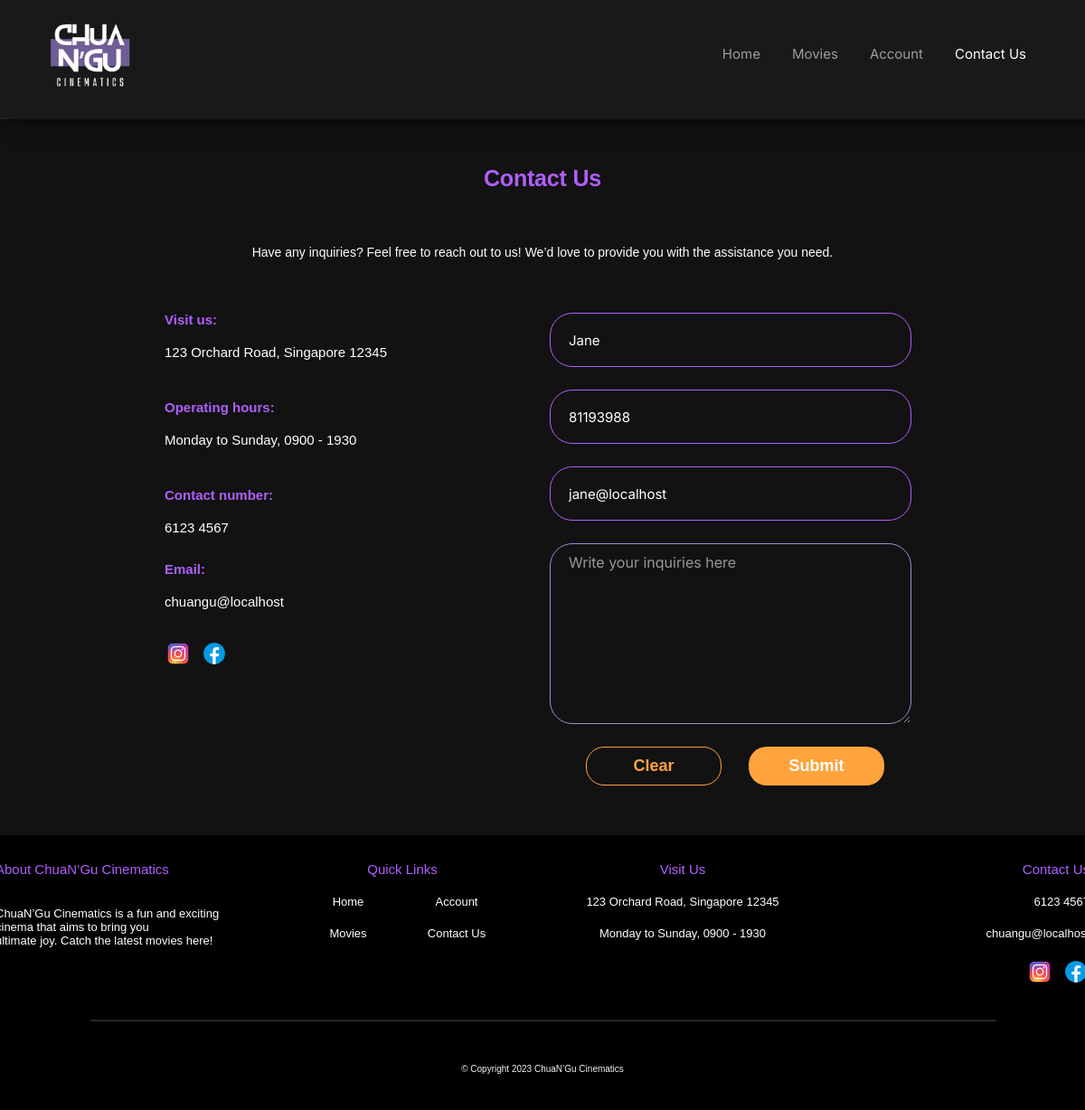
/contact.php (signed in), run on the app's committed database.
### tables this page shows
CREATE TABLE `memberlist` (
  `member_id` int(10) UNSIGNED NOT NULL,
  `member_name` char(25) NOT NULL,
  `member_password` char(25) NOT NULL,
  `member_email` char(255) NOT NULL,
  `member_hp` char(20) NOT NULL,
  `member_card` char(25) NOT NULL,
  `register_date` char(20) NOT NULL
);

### contact.php (the view, shortened to what this page needs)
<?php
include "connectdb.php";
	?>
	<?php
$curinfo = array();
$curinfo['member_name'] = "";
$curinfo['member_email'] = "";
$curinfo['member_hp'] = "";
if (isset($_SESSION['member_id'])) {
	$query = "select * from memberlist where member_id = ".$_SESSION['member_id'];
	$result = $db->query($query);
	$num_row = $result->num_rows;
	if ($num_row != 0) {
		$curinfo = $result->fetch_assoc();
	}
}
?>
<html lang="en">
<head>
	<link rel="stylesheet" href="css/contact.css">
</head>
<body>
	<div class="container-home">
		<div id="header">
	      	<div class="main-container">
		        <div id="logo">
		          <a href="index.php">
		            <img src="image/ie4717.png" title="4717">
		          </a>
		        </div>
		        <div id="top-right">
		          <ul class="nav-home">
		            <li><a href="index.php">Home</a></li>
		            <li><a href="index.php#movies">Movies</a></li>
		            <li><a href="member.php">Account</a></li>
		            <li><a href="contact.php" style="color: #FFFFFF;">Contact Us</a></li>
		          </ul>
		        </div>
	        </div>
	    </div>
	</div>
	<div id="contact">
      <div class="labelHeader">Contact Us</div>
      <p class="contactDesc">
        Have any inquiries? Feel free to reach out to us! We’d love to provide you with the assistance you need.
      </p>
      <div class="contactcontainer">
        <div class="contactInfo">
          <div class="contactItems">
            <div class="contactLabel">Visit&nbsp;us:</div>
            <p class="contactContent">123&nbsp;Orchard Road,&nbsp;Singapore&nbsp;12345</p>
          </div>
          <div class="contactItems">
            <div class="contactLabel">Operating&nbsp;hours:</div>
            <p class="contactContent">Monday&nbsp;to&nbsp;Sunday,&nbsp;0900&nbsp;-&nbsp;1930</p>
          </div>
          <div class="contactItems">
            <div class="contactLabel">Contact&nbsp;number:</div>
            <div class="contactContent">6123&nbsp;4567</div>
          </div>
          <div class="contactItems">
            <div class="contactLabel">Email:</div>
            <div class="contactContent">chuangu@localhost</div>
          </div>
          <div class="contactItems">
          	<div class="socialsContact">
							<img src="image/insta.png" title="insta">
							<img src="image/fb.png" title="fb">
	    			</div>
          </div>
        </div>
        <div class="contactForm">
			<form id="commentForm" method="post" action="contact.php">
				<div class="contactFormField">
					<div class="contactFormIndiv">
						<input type="text" class="form-control" name="contactName" id="contactName" placeholder="Enter your name" required value = "<?php echo $curinfo['member_name']; ?>" onchange="chkContactName()">
					</div>
					<div class="contactFormIndiv">
						<input type="text" class="form-control" name="contactPhone" id="contactPhone" placeholder="Enter your phone number" required value = "<?php echo $curinfo['member_hp']; ?>" onchange="chkContactHp()">
					</div>
					<div class="contactFormIndiv">
						<input type="text" class="form-control" name="contactEmail" id="contactEmail" placeholder="Enter your email" required value = "<?php echo $curinfo['member_email']; ?>" onchange="chkContactEmail()">
					</div>
					<div class="contactFormIndiv">
						<textarea name="contactComment" id="contactComment" rows="4" cols="50" placeholder="Write your inquiries here" required onchange="chkContactComment()"></textarea>
					</div>
				</div>
				<div class="div-5">
					<button type="reset" class="reset" id="reset">Clear</button>
					<button type="button" class="submitbutton" id="submitbutton" onclick="commentSubmit()">Submit</button>
				</div>
      		</form>
        </div>
      </div>
    </div>
    <footer>
	    <div id="footer">
	      <div class="footercontent">
	        <div class="footersection1">
	          <div class="footerLabel">About ChuaN’Gu Cinematics</div>
	          <p class="footerdesc"> ChuaN’Gu Cinematics is a fun and exciting cinema that aims to bring you<br/>ultimate joy. Catch the latest
	            movies here!
	          </p>
	        </div>
	        <div class="footersectionmid">
				<div class="footerLabel">Quick Links</div>
				<div class="footersectionmid1">
					<div class="footersectioncol">
						<div class="footerdesc1">
							<a href="index.php">Home</a>
						</div>
						<div class="footerdesc1">
							<a href="index.php#movies">Movies</a>
						</div>
					</div>
					<div class="footersectioncol">
						<div class="footerdesc1">
							<a href="member.php">Account</a>
						</div>
						<div class="footerdesc1">
							<a href="contact.php">Contact Us</a>
						</div>
					</div>
				</div>
	        </div>
	        <div class="footersectionmid">
				<div class="footerLabel">Visit Us</div>
				<p class="footerdesc">123 Orchard Road, Singapore 12345</p>
				<p class="footerdesc">Monday to Sunday, 0900 - 1930</p>
	        </div>
	        <div class="footersection2">
			  	<div class="footerLabel">Contact Us</div>
			  	<div class="footerdesc">6123 4567</div>
			  	<div class="footerdesc">chuangu@localhost</div>
				<div class="socials">
					<img src="image/insta.png" title="insta"  width="30px" height="30px">
					<img src="image/fb.png" title="fb"  width="30px" height="30px">
				</div>
	        </div>
	      </div>
	      <hr>
	      <p class="copyright">&copy Copyright 2023 ChuaN’Gu Cinematics</p>
	    </div>
    </footer>
</body>
</html>

### css/contact.css (style rules this page uses)
#contact { margin-top: 50px; display: inline-flex; flex-direction: column; align-items: center; gap: 45px; position: relative; }
#contact .labelHeader { position: relative; width: fit-content; font-family: "Inter-Bold", Helvetica; font-weight: 700; color: #B15EFF; font-size: 25px; letter-spacing: -0.2px; line-height: 30px; white-space: nowrap; }
.contactDesc { position: relative; width: 100%; top: 0; left: 0; font-family: "Inter-Regular", Helvetica; font-weight: 400; color: #ffffff; font-size: 14px; letter-spacing: 0; line-height: normal; text-align: center; }
.contactcontainer { float:left; align-items: flex-start; gap: 180px; display: inline-flex; position: relative; flex: 0 0 auto; }
.contactInfo { flex-direction: column; align-items: flex-start; gap: 30px; display: inline-flex; position: relative; flex: 0 0 auto; }
.contactItems { flex-direction: column; align-items: flex-start; justify-content: center; gap: 20px; display: inline-flex; position: relative; flex: 0 0 auto; }
.contactLabel { position: relative; width: fit-content; margin-top: -1px; font-family: "Inter-SemiBold", Helvetica; font-weight: 600; color: #B15EFF; font-size: 15px; letter-spacing: 0; line-height: normal; white-space: nowrap; }
.contactContent { position: relative; width: fit-content; margin-top: -1px; font-family: "Inter-Regular", Helvetica; font-weight: 400; color: #ffffff; font-size: 15px; letter-spacing: 0; line-height: normal; white-space: nowrap; }
.socials { position: relative; display: inline-flex; gap:10px; font-size: 0; }
.contactInfo img { position: relative; width: 30px; height: 30px; }
#contactName, #contactEmail, #contactPhone { background: transparent; border: 1px solid; border-radius: 25px; border-color: #a38bd2; padding: 10px 20px; color: #FFF; font-family: "Inter", sans-serif; font-size: 15px; font-style: normal; font-weight: 400; line-height: normal; width: 400px; height: 60px; }
#contactComment { background: transparent; border: 1px solid; border-radius: 25px; border-color: #a38bd2; padding: 10px 20px; color: #FFF; font-family: "Inter", sans-serif; font-size: 15px; font-style: normal; font-weight: 400; line-height: normal; width: 400px; height: 200px; }
#contactName, #contactEmail, #contactPhone, #contactComment textarea::placeholder, input[type=text]::placeholder, input[type=email]::placeholder { color: #96999B; font-family: "Inter", sans-serif; font-size: 15px; font-style: normal; font-weight: 400; line-height: normal; }
#contactName, #contactEmail, #contactPhone, #contactComment input:focus { border: 1px solid #B15EFF; color:#FFF; }
.contactForm { float:right; flex-direction: column; align-items: center; gap: 40px; display: flex; position: relative; flex: 0 0 auto; }
.contactFormField { flex-direction: column; align-items: center; gap: 20px; display: flex; position: relative; flex: 0 0 auto; }
.contactFormIndiv { display: flex; align-items: flex-start; width: 100%; gap: 5px; flex-direction: column; }
#contact .submitbutton { display: flex; width: 150px; align-items: center; justify-content: center; gap: 15.4px; padding: 10px 20px; position: relative; flex: 0 0 auto; background-color: #ffa33c; border-radius: 20px; overflow: hidden; font-size: 18px; font-family: "Inter-SemiBold", Helvetica; font-weight: 600; border: 1px solid transparent; color: #FFF; }
#contact .reset { display: flex; width: 150px; align-items: center; justify-content: center; gap: 15.4px; padding: 10px 20px; position: relative; flex: 0 0 auto; background-color: transparent; border-radius: 20px; overflow: hidden; font-size: 18px; font-family: "Inter-SemiBold", Helvetica; font-weight: 600; border: 1px solid #ffa33c; color: #ffa33c; }

### data on the page
memberlist: contactName "Jane", contactPhone "81193988", contactEmail "jane@localhost"
